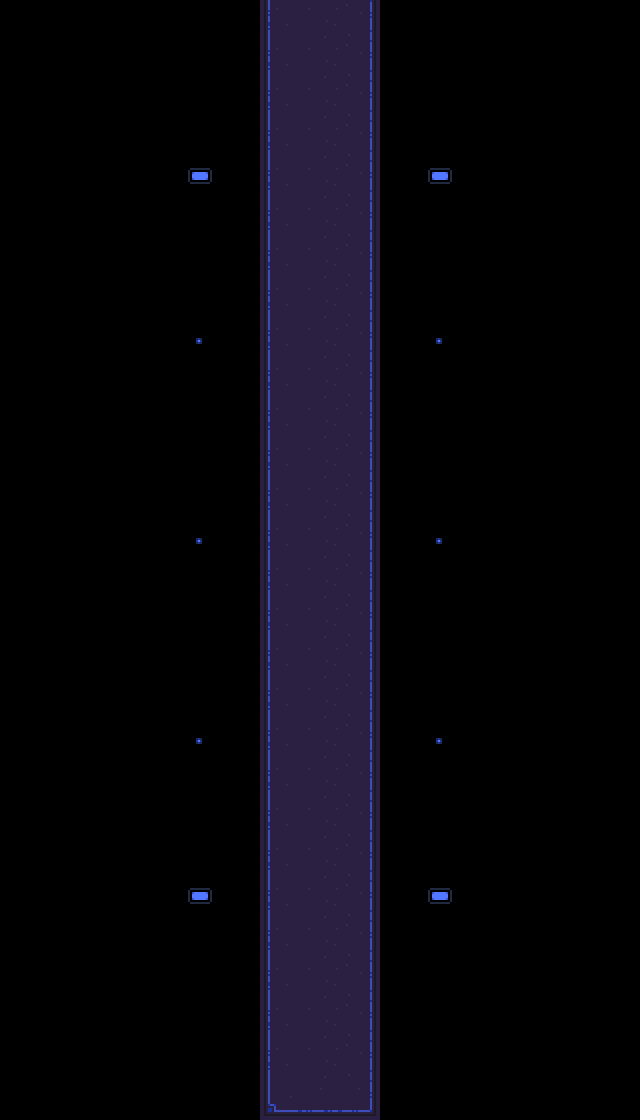

A 2D game scene composited from a Tiled map and its tileset images. What follows is a short description and the map's XML, with every tile layer's data as written:
An orthogonal 16x28 tile map with 40x40 px tiles, 1 tile layer (Tile Layer 1) and 6 objects (transition, spawn, up).

<map version="1.10" tiledversion="1.10.2" orientation="orthogonal" renderorder="right-down" width="16" height="28" tilewidth="40" tileheight="40" infinite="0" nextlayerid="5" nextobjectid="8">
 <editorsettings>
  <export target="../01.lua" format="lua" />
 </editorsettings>
 <properties>
  <property name="light" type="bool" value="true" />
  <property name="music" value="undertale_yellow/abandoned" />
 </properties>
 <tileset firstgid="1" source="../../../tilesets/steamworks.tsx" />
 <layer id="1" name="Tile Layer 1" width="16" height="28" offsetx="20" offsety="0">
  <data encoding="csv">
0,0,0,0,0,0,94,95,96,0,0,0,0,0,0,0,
0,0,0,0,0,0,94,95,96,0,0,0,0,0,0,0,
0,0,0,0,0,0,94,95,96,0,0,0,0,0,0,0,
0,0,0,0,0,0,94,95,96,0,0,0,0,0,0,0,
0,0,0,0,440,0,94,95,96,0,440,0,0,0,0,0,
0,0,0,0,0,0,94,95,96,0,0,0,0,0,0,0,
0,0,0,0,0,0,94,95,96,0,0,0,0,0,0,0,
0,0,0,0,0,0,94,95,96,0,0,0,0,0,0,0,
0,0,0,0,407,0,94,95,96,0,407,0,0,0,0,0,
0,0,0,0,0,0,94,95,96,0,0,0,0,0,0,0,
0,0,0,0,0,0,94,95,96,0,0,0,0,0,0,0,
0,0,0,0,0,0,94,95,96,0,0,0,0,0,0,0,
0,0,0,0,0,0,94,95,96,0,0,0,0,0,0,0,
0,0,0,0,407,0,94,95,96,0,407,0,0,0,0,0,
0,0,0,0,0,0,94,95,96,0,0,0,0,0,0,0,
0,0,0,0,0,0,94,95,96,0,0,0,0,0,0,0,
0,0,0,0,0,0,94,95,96,0,0,0,0,0,0,0,
0,0,0,0,0,0,94,95,96,0,0,0,0,0,0,0,
0,0,0,0,407,0,94,95,96,0,407,0,0,0,0,0,
0,0,0,0,0,0,94,95,96,0,0,0,0,0,0,0,
0,0,0,0,0,0,94,95,96,0,0,0,0,0,0,0,
0,0,0,0,0,0,94,95,96,0,0,0,0,0,0,0,
0,0,0,0,440,0,94,95,96,0,440,0,0,0,0,0,
0,0,0,0,0,0,94,95,96,0,0,0,0,0,0,0,
0,0,0,0,0,0,94,95,96,0,0,0,0,0,0,0,
0,0,0,0,0,0,94,95,96,0,0,0,0,0,0,0,
0,0,0,0,0,0,94,95,96,0,0,0,0,0,0,0,
0,0,0,0,0,0,128,129,130,0,0,0,0,0,0,0
</data>
 </layer>
 <objectgroup id="2" name="collision">
  <object id="2" x="380" y="0" width="40" height="1120" />
  <object id="3" x="220" y="0" width="40" height="1120" />
  <object id="4" x="220" y="1120" width="200" height="40" />
 </objectgroup>
 <objectgroup id="3" name="objects">
  <object id="6" name="transition" x="260" y="0" width="120" height="40">
   <properties>
    <property name="map" value="steamworks/02" />
    <property name="marker" value="down" />
   </properties>
  </object>
 </objectgroup>
 <objectgroup id="4" name="markers">
  <object id="5" name="spawn" x="320" y="1040">
   <point />
  </object>
  <object id="7" name="up" x="320" y="80">
   <point />
  </object>
 </objectgroup>
</map>
